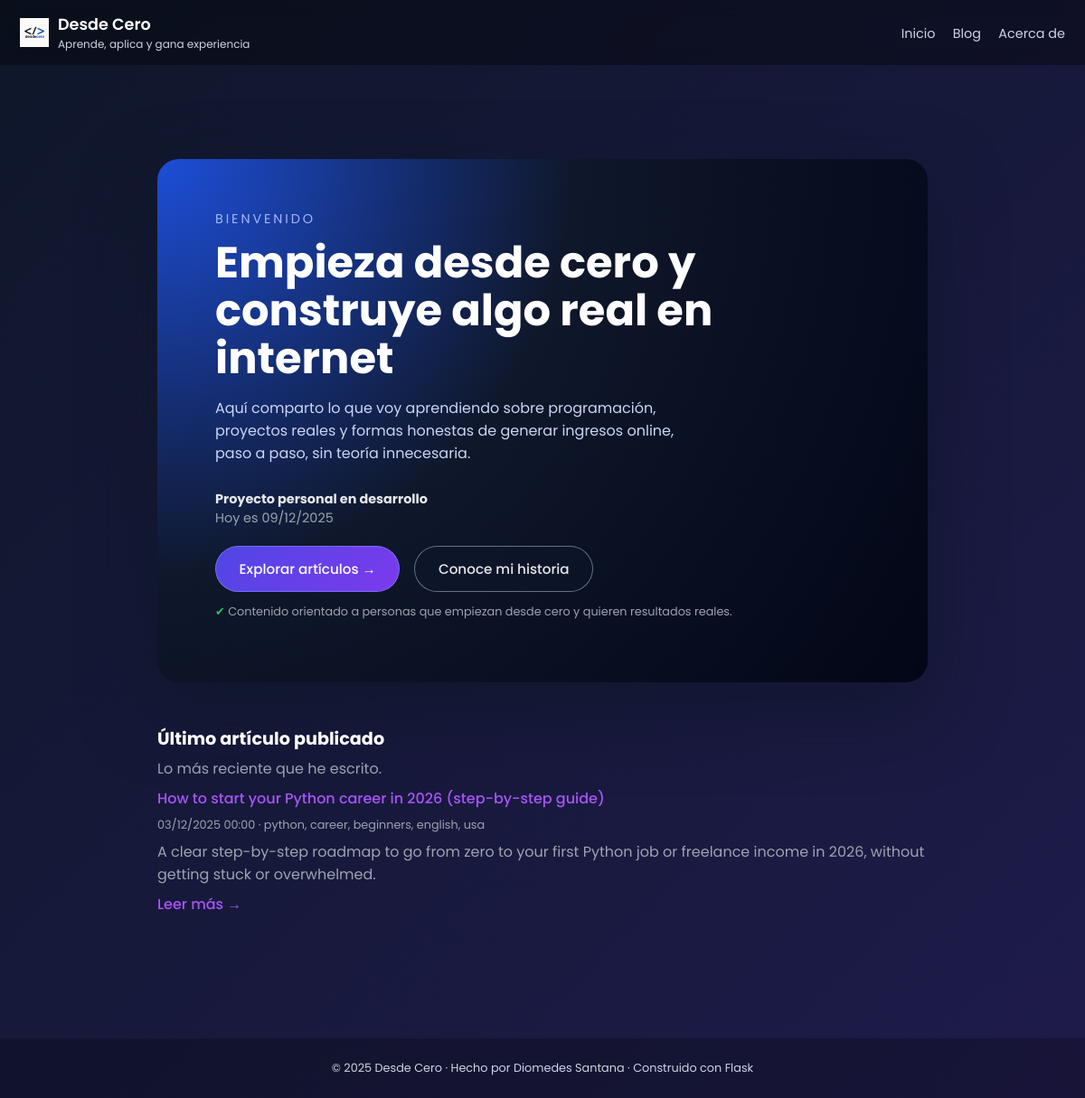
Before: / with the older database file.
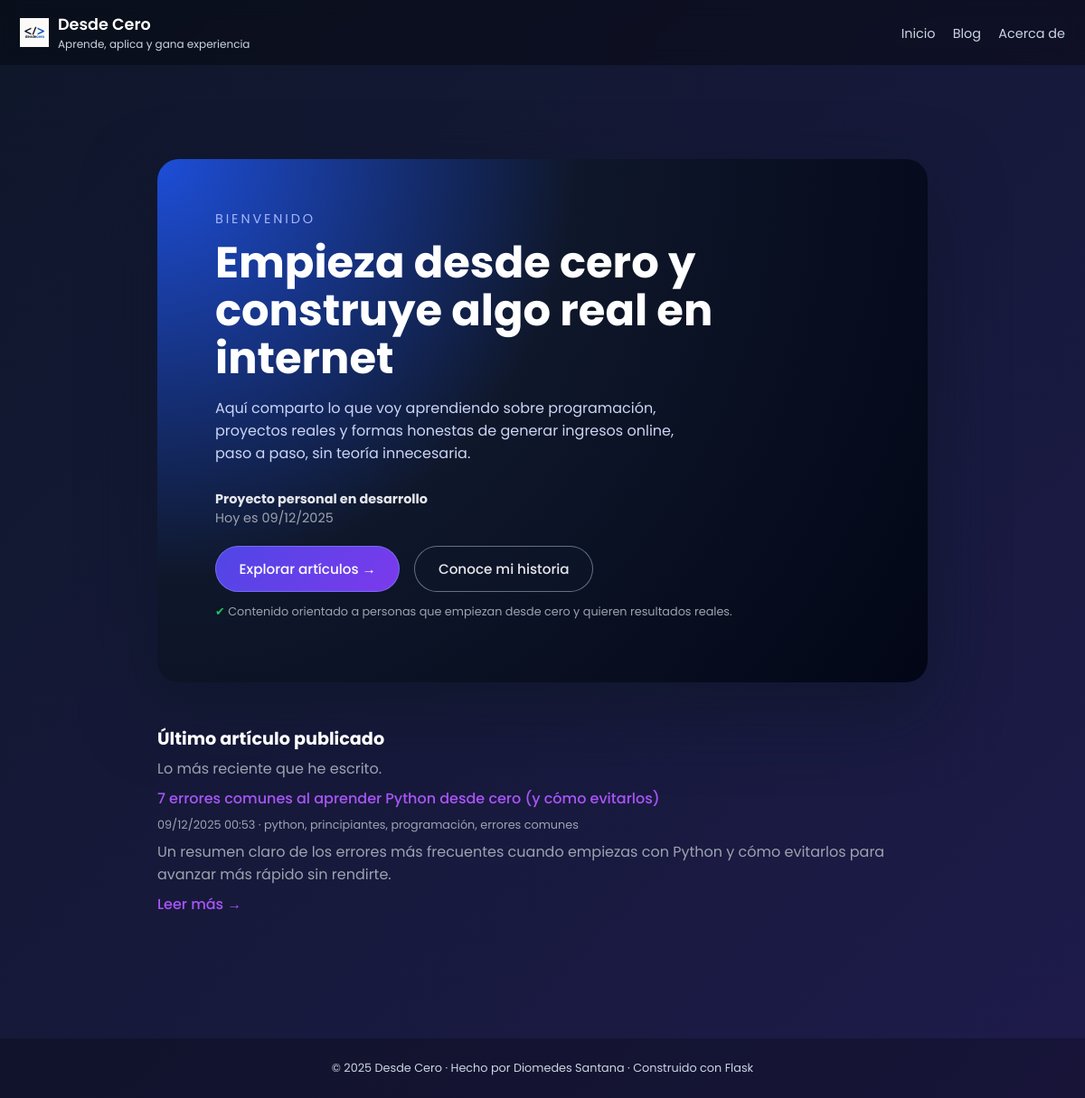
After: the same page with the newer database file.
### tables this page shows
CREATE TABLE posts (
            id      INTEGER PRIMARY KEY AUTOINCREMENT,
            title   TEXT NOT NULL,
            slug    TEXT NOT NULL UNIQUE,
            date    TEXT NOT NULL,      -- formato ISO 'YYYY-MM-DD HH:MM:SS'
            tags    TEXT,
            excerpt TEXT,
            content TEXT NOT NULL
        );

### main.py (the view)
@app.route("/")
def home():
    posts = get_all_posts()
    last_post = posts[0] if posts else None
    fecha = datetime.now().strftime("%d/%m/%Y")
    return render_template("index.html", post=last_post, fecha=fecha)

### main.py (called while the page is built)
def get_conn():
    conn = sqlite3.connect(DB_PATH)
    conn.row_factory = sqlite3.Row  # permite acceder por nombre de columna
    return conn

def get_all_posts():
    conn = get_conn()
    cur = conn.cursor()
    cur.execute("SELECT * FROM posts ORDER BY date DESC")
    rows = cur.fetchall()
    conn.close()
    return rows

@app.template_filter("fecha")
def formato_fecha(value):
    try:
        if isinstance(value, str):
            dt = datetime.strptime(value, "%Y-%m-%d %H:%M:%S")
        else:
            dt = value
        return dt.strftime("%d/%m/%Y %H:%M")
    except Exception:
        return value

@app.context_processor
def inject_globals():
    now = datetime.utcnow()
    return {
        "now": now,
        "current_year": now.year,
        "site_name": "Desde Cero",
    }

### templates/index.html (shortened to what this page needs)
{% extends "base.html" %}
{% block content %}
<div class="home-wrapper">
  <section class="home-hero">
    <div>
      <div class="home-kicker">BIENVENIDO</div>
      <h1 class="home-title">
        Empieza desde cero y construye algo real en internet
      </h1>
      <p class="home-subtitle">
        Aquí comparto lo que voy aprendiendo sobre programación, proyectos reales
        y formas honestas de generar ingresos online, paso a paso, sin teoría innecesaria.
      </p>
      <p class="home-meta">
        <strong>Proyecto personal en desarrollo</strong><br>
        Hoy es {{ fecha }}
      </p>
      <div class="home-cta-row">
        <a href="{{ url_for('blog_list') }}" class="btn-primary">
          Explorar artículos →
        </a>
        <a href="{{ url_for('about') }}" class="btn-ghost">
          Conoce mi historia
        </a>
      </div>
      <p class="home-mini">
        <span>✔</span>
        Contenido orientado a personas que empiezan desde cero
        y quieren resultados reales.
      </p>
    </div>
  </section>
  <section class="home-latest">
    <h2>Último artículo publicado</h2>
    <p>Lo más reciente que he escrito.</p>
    {% if post %}
      <p>
        <a href="{{ url_for('post_detail', slug=post['slug']) }}" class="post-link">
          {{ post['title'] }}
        </a>
      </p>
      <p class="home-mini">
        {{ post['date']|fecha }} · {{ post['tags'] }}
      </p>
      <p>{{ post['excerpt'] }}</p>
      <p>
        <a href="{{ url_for('post_detail', slug=post['slug']) }}" class="post-link">
          Leer más →
        </a>
      </p>
    {% else %}
      <p>
        Todavía no hay artículos publicados. Muy pronto habrá contenido nuevo.
      </p>
    {% endif %}
  </section>
</div>
{% endblock %}

Changed rows visible on the page:
no longer on this page (row unchanged): posts: title "How to start your Python career in 2026 (step-by-step guide)", date|fecha "03/12/2025 00:00", tags "python, career, beginners, english, usa", excerpt "A clear step-by-step roadmap to go from zero to your first Python job or freelance income in 2026, without getting stuck or overwhelmed."
added posts: title "7 errores comunes al aprender Python desde cero (y cómo evitarlos)", date|fecha "09/12/2025 00:53", tags "python, principiantes, programación, errores comunes", excerpt "Un resumen claro de los errores más frecuentes cuando empiezas con Python y cómo evitarlos para avanzar más rápido sin rendirte."
